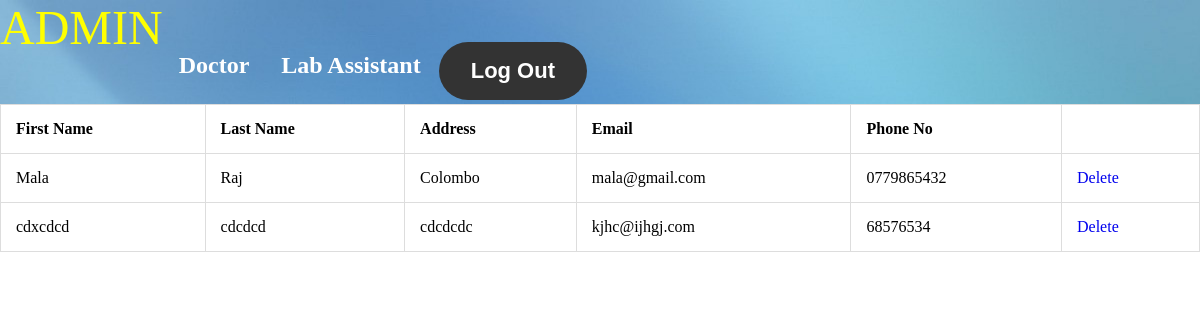
The app's page /Hospital_Web/L_View.php (signed in) with its own data.
### tables this page shows
CREATE TABLE IF NOT EXISTS `lab_assistant` (
  `Labassistant_id` int(10) NOT NULL AUTO_INCREMENT,
  `First_Name` varchar(20) NOT NULL,
  `Last_Name` varchar(20) NOT NULL,
  `Address` varchar(20) NOT NULL,
  `Phone_No` varchar(10) NOT NULL,
  `Email` varchar(20) NOT NULL,
  `Username` varchar(10) NOT NULL,
  `Password` varchar(10) NOT NULL,
  `Admin_id` int(10) NOT NULL DEFAULT '1',
  PRIMARY KEY (`Labassistant_id`),
  KEY `Admin_id` (`Admin_id`)
);

### Hospital_Web/L_View.php (the view, shortened to what this page needs)
<html>
<head>
</head>
<body>
<ul>
<li class="dropdown"><font color="yellow" size="10">ADMIN</font></li>
<br>
<h2>
  <li class="dropdown">
  <div class="dropbtn">Doctor</div>
  </li>
  <li class="dropdown">
  <div class="dropbtn">Lab Assistant</div>
  </li>
    <li>
	<form method="post" action="Home.php">
	<button type="submit"  name="logout" style="float:right;font-size:22px"><b>Log Out</b></button>
	</form>
  </li>
</ul>
<div class="container col-6">
<?php
$con=mysqli_connect('localhost','root','','karuna_clinic_center');
$sql="SELECT * FROM lab_assistant";
$sqldata=mysqli_query($con,$sql)or die('error getting');
echo "<table border=1 align=center>";
echo "<tr><th>First Name</th><th>Last Name</th><th>Address</th><th>Email</th><th>Phone No</th></tr>";
while($row=mysqli_fetch_array($sqldata,MYSQLI_ASSOC)){
	echo "<tr><td>";
	echo $row['First_Name'];
	echo "</td><td>";
	echo $row['Last_Name'];
	echo "</td><td>";
	echo $row['Address'];
	echo "</td><td>";
	echo $row['Email'];
	echo "</td><td>";
	echo $row['Phone_No'];
	echo "</td><td>";
	echo "<a style='text-decoration:none;'href='labassistant_delete.php?id={$row["Labassistant_id"]}'>Delete </a>";
	echo "</td></tr>";
}
echo "</table>";
?>
	</div>
</body>
</html>

### Hospital_Web/L_View.php (style rules this page uses)
body { background-color:white; height: 100%; margin: 0; background-position:center; background-repeat: repeat-y; background-size: cover; background-attachment:fixed; font-family:verdana; }
button { border-radius:32px; background-color: #333; border: none; color: white; padding: 16px 32px; text-align: center; text-decoration: none; display: inline-block; font-size: 16px; margin: 4px 2px; transition-duration: 0.4s; cursor: pointer; }
ul { list-style-type: none; margin: 0; padding: 0; overflow: hidden; background-image:url("Aurora-Soft-Blue-abstract-wallpapers-illusions-polish-shape-abstract-aurora-1920x1080.jpg"); }
li { float: left; }
li a, .dropbtn { display: inline-block; color: white; text-align: center; padding: 14px 16px; text-decoration: none; }
li.dropdown { display: inline-block; }
table, td, th { border: 1px solid #ddd; text-align: left; }
table { border-collapse: collapse; width: 100%; }
th, td { padding: 15px; }

### records on screen
lab_assistant: First_Name "Mala", Last_Name "Raj", Address "Colombo", Email "mala@gmail.com", Phone_No "0779865432"
lab_assistant: First_Name "cdxcdcd", Last_Name "cdcdcd", Address "cdcdcdc", Email "kjhc@ijhgj.com", Phone_No "68576534"
